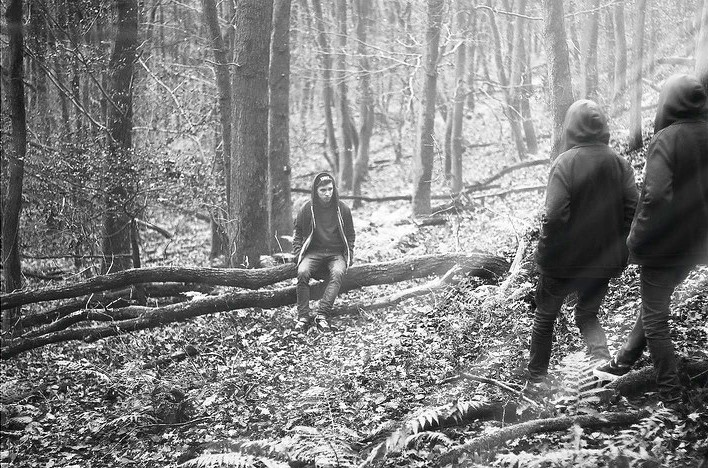
#> input picture 2023.08.28/bit_plane_slicing/forest.jpg, 708 x 468 px
$ python bit_plane_slicing.py
#> lines starting #> are read from the running program, lines starting #| are printed output that depends on the picture; after the words box and inside, x2 and y2 are one past the last pixel; in counts of white or black regions, pixels touching at a corner belong together
import numpy as np
import cv2
import matplotlib.pyplot as plt

# Read the image in greyscale
image = cv2.imread(r'forest.jpg', 0)
#> image: shape (468, 708); min 0, max 255, mean 131.5
width = image.shape[0]
#> width = 468
height = image.shape[1]
#> height = 708

#Iterate over each pixel and change pixel value to binary using np.binary_repr() and store it in a list.
binary_pixel_list = []
for i in range(width):
    for j in range(height):
        binary_pixel_list.append(np.binary_repr(image[i][j], width=8)) # width = no. of bits
#> after the loop, binary_pixel_list = 331344 items


# We have a list of strings where each string represents binary pixel value. To extract bit planes we need to iterate over the strings and store the characters corresponding to bit planes into lists.
# Multiply with 2^(n-1) and reshape to reconstruct the bit image.
bit0_img = (np.array([int(pixel[7]) for pixel in binary_pixel_list], dtype=np.uint8)*255).reshape(width, height)
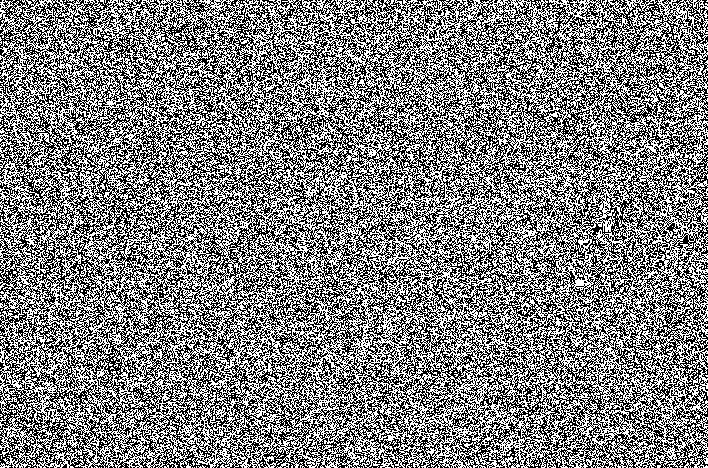
#> bit0_img: shape (468, 708); 50.4% white; black in thin lines or dots
bit1_img = (np.array([int(pixel[6]) for pixel in binary_pixel_list], dtype=np.uint8)*255).reshape(width, height)
#> bit1_img: shape (468, 708); 50.6% white; black in thin lines or dots
bit2_img = (np.array([int(pixel[5]) for pixel in binary_pixel_list], dtype=np.uint8)*255).reshape(width, height)
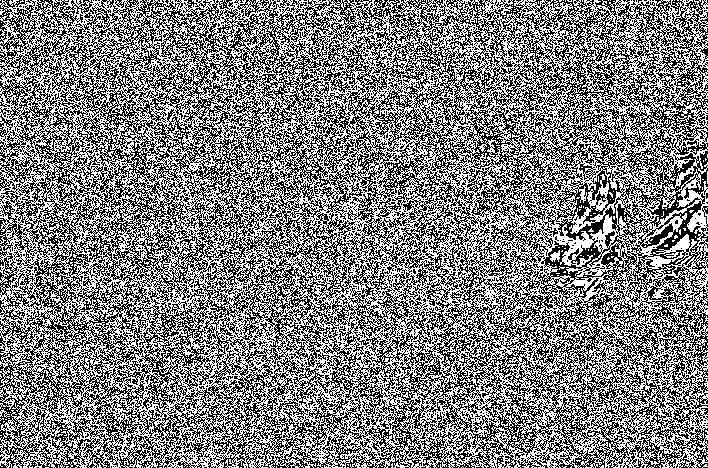
#> bit2_img: shape (468, 708); 50.6% white; black in thin lines or dots
bit3_img = (np.array([int(pixel[4]) for pixel in binary_pixel_list], dtype=np.uint8)*255).reshape(width, height)
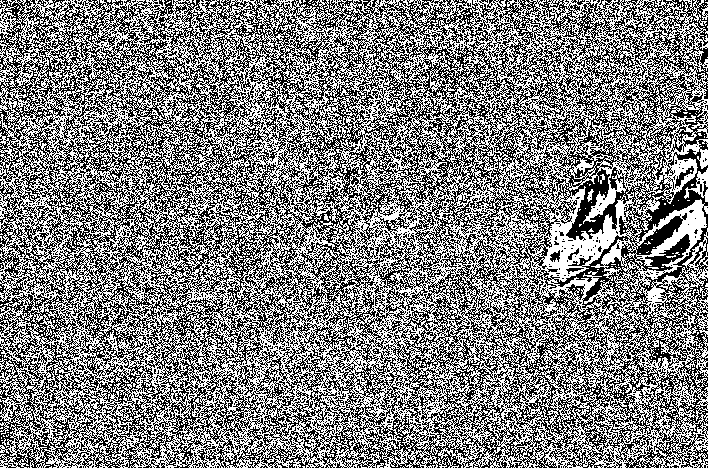
#> bit3_img: shape (468, 708); 50.5% white; black in thin lines or dots
bit4_img = (np.array([int(pixel[3]) for pixel in binary_pixel_list], dtype=np.uint8)*255).reshape(width, height)
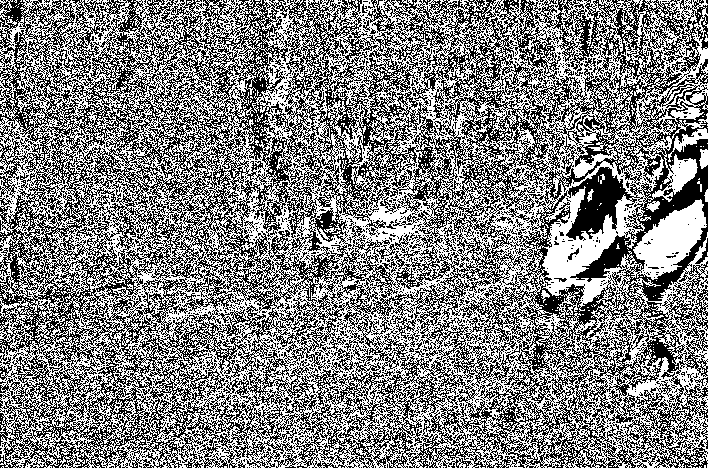
#> bit4_img: shape (468, 708); 51.3% white; black in thin lines or dots
bit5_img = (np.array([int(pixel[2]) for pixel in binary_pixel_list], dtype=np.uint8)*255).reshape(width, height)
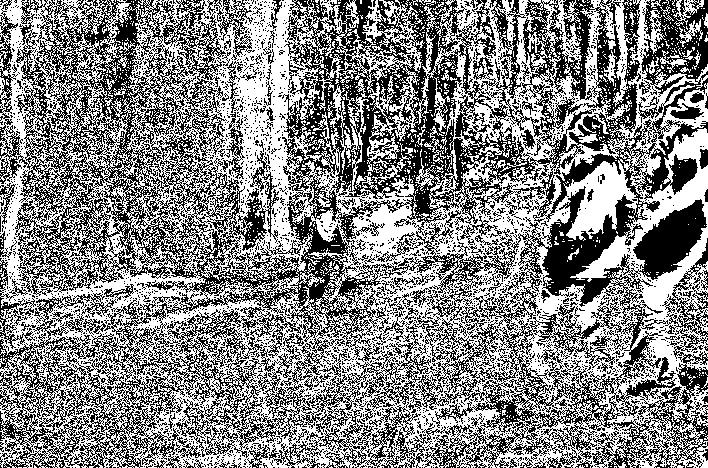
#> bit5_img: shape (468, 708); 52.8% white; black in thin lines or dots
bit6_img = (np.array([int(pixel[1]) for pixel in binary_pixel_list], dtype=np.uint8)*255).reshape(width, height)
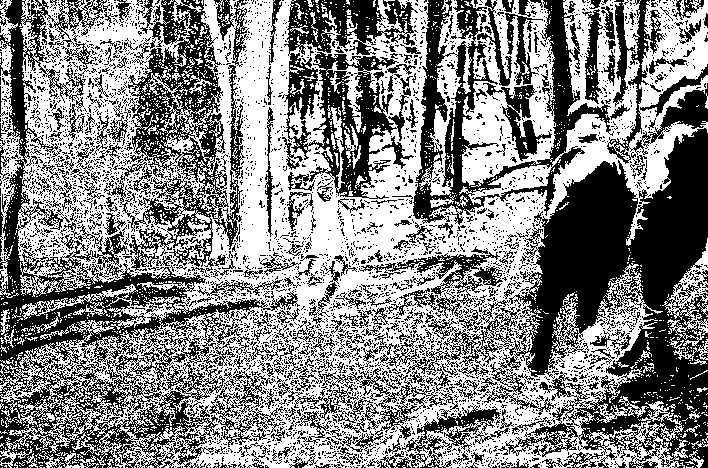
#> bit6_img: shape (468, 708); 53.1% white; 3979 black regions (3683 under 20 px), largest, box (x1, y1, x2, y2) and area: (379, 128, 708, 468) 38974, (0, 0, 300, 468) 31752, (104, 0, 245, 274) 13162
bit7_img = (np.array([int(pixel[0]) for pixel in binary_pixel_list], dtype=np.uint8)*255).reshape(width, height)
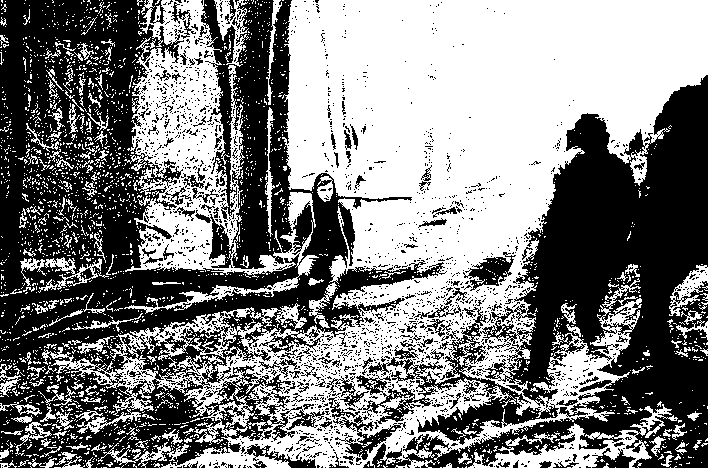
#> bit7_img: shape (468, 708); 50.6% white; 2069 black regions (1949 under 20 px), largest, box (x1, y1, x2, y2) and area: (0, 0, 447, 468) 91862, (356, 75, 708, 468) 56723, (333, 415, 406, 460) 885


bit0_img = cv2.cvtColor(bit0_img, cv2.COLOR_BGR2RGB)
#> bit0_img: shape (468, 708, 3); 50.4% white; black in thin lines or dots
bit1_img = cv2.cvtColor(bit1_img, cv2.COLOR_BGR2RGB)
#> bit1_img: shape (468, 708, 3); 50.6% white; black in thin lines or dots
bit2_img = cv2.cvtColor(bit2_img, cv2.COLOR_BGR2RGB)
#> bit2_img: shape (468, 708, 3); 50.6% white; black in thin lines or dots
bit3_img = cv2.cvtColor(bit3_img, cv2.COLOR_BGR2RGB)
#> bit3_img: shape (468, 708, 3); 50.5% white; black in thin lines or dots
bit4_img = cv2.cvtColor(bit4_img, cv2.COLOR_BGR2RGB)
#> bit4_img: shape (468, 708, 3); 51.3% white; black in thin lines or dots
bit5_img = cv2.cvtColor(bit5_img, cv2.COLOR_BGR2RGB)
#> bit5_img: shape (468, 708, 3); 52.8% white; black in thin lines or dots
bit6_img = cv2.cvtColor(bit6_img, cv2.COLOR_BGR2RGB)
bit7_img = cv2.cvtColor(bit7_img, cv2.COLOR_BGR2RGB)


plt.subplot(121), plt.imshow(bit0_img), plt.title("bit0")
plt.subplot(122), plt.imshow(bit1_img), plt.title("bit1")
plt.show()
plt.subplot(121), plt.imshow(bit2_img), plt.title("bit2")
plt.subplot(122), plt.imshow(bit3_img), plt.title("bit3")
plt.show()
plt.subplot(121), plt.imshow(bit4_img), plt.title("bit4")
plt.subplot(122), plt.imshow(bit5_img), plt.title("bit5")
plt.show()
plt.subplot(121), plt.imshow(bit6_img), plt.title("bit6")
plt.subplot(122), plt.imshow(bit7_img), plt.title("bit7")
plt.show()
